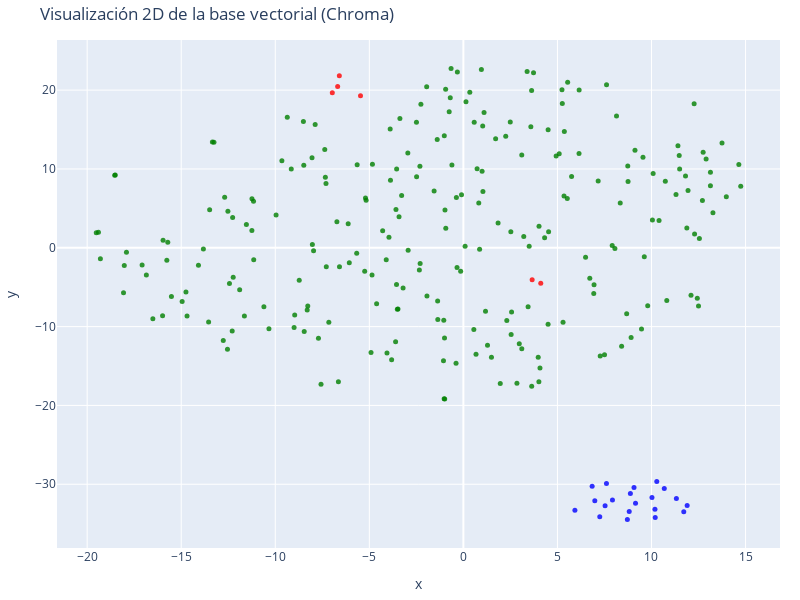

The code cell stored with this chart in its notebook:
### Code cell
# Reducción de dimensionalidad a 2D con t-SNE
tsne_2d = TSNE(n_components=2, random_state=42)
reduced_vectors_2d = tsne_2d.fit_transform(vectors)

# Visualización 2D
fig = go.Figure(data=[go.Scatter(
    x=reduced_vectors_2d[:, 0],
    y=reduced_vectors_2d[:, 1],
    mode='markers',
    marker=dict(size=5, color=colors, opacity=0.8),
    text=[f"Tipo: {t}<br>Texto: {d[:100]}..." for t, d in zip(doc_types, documents)],
    hoverinfo='text'
)])

fig.update_layout(
    title='Visualización 2D de la base vectorial (Chroma)',
    xaxis_title='x',
    yaxis_title='y',
    width=800,
    height=600,
    margin=dict(r=20, b=10, l=10, t=40)
)

fig.show()

### Figure 1 — Plotly figure (JSON) as saved in the notebook; plotly's stock layout.template omitted (floating-point values rounded to 4 significant figures; data arrays with more than 128 entries replaced by an {"elided": "..."} marker saying what was removed)
{"data": [{"hoverinfo": "text", "marker": {"color": {"elided": "263 str values"}, "opacity": 0.8, "size": 5}, "mode": "markers", "text": {"elided": "263 str values"}, "type": "scatter", "x": {"elided": "263 float values"}, "y": {"elided": "263 float values"}}], "layout": {"height": 600, "margin": {"b": 10, "l": 10, "r": 20, "t": 40}, "title": {"text": "Visualización 2D de la base vectorial (Chroma)"}, "width": 800, "xaxis": {"title": {"text": "x"}}, "yaxis": {"title": {"text": "y"}}}}
